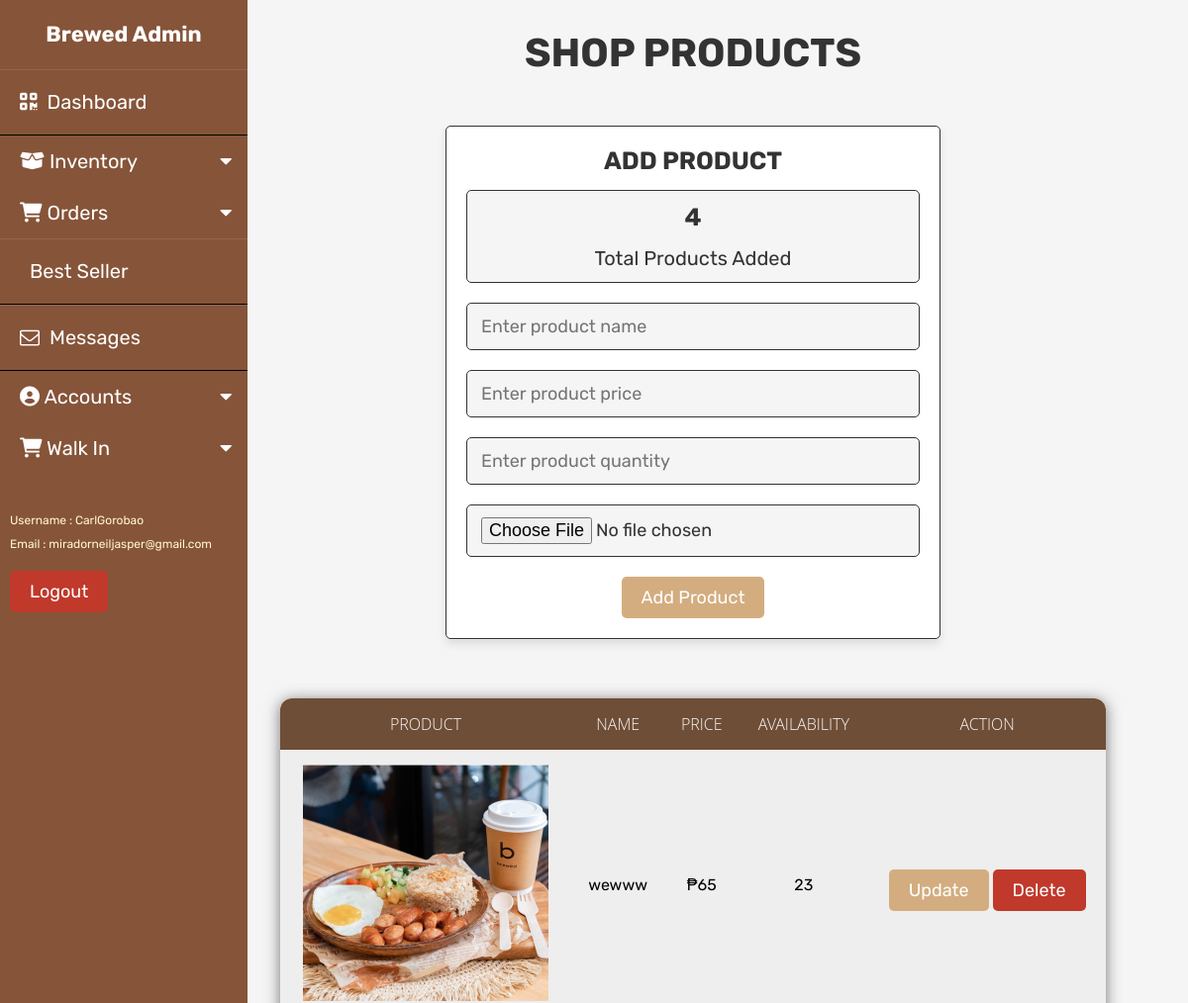
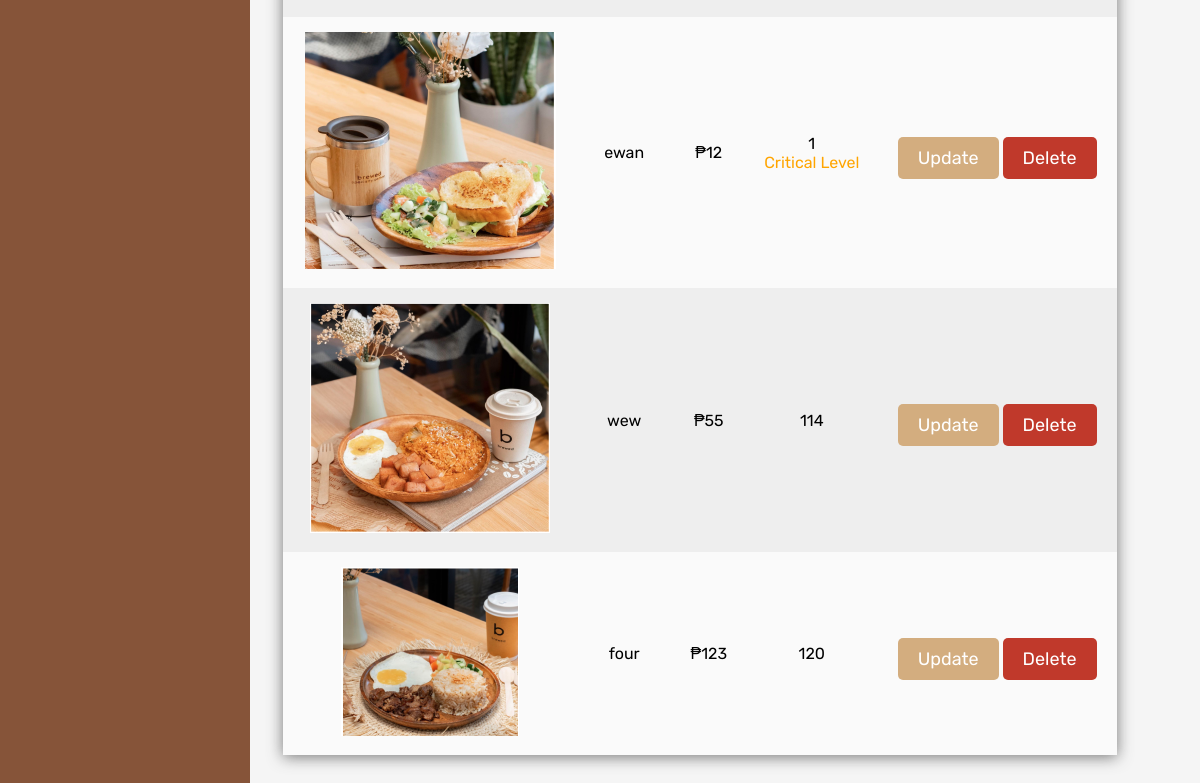
/admin_products.php (signed in), run on the app's committed database (2 pictures, top to bottom).
### tables this page shows
CREATE TABLE `products` (
  `id` int(100) NOT NULL,
  `name` varchar(100) NOT NULL,
  `price` int(100) NOT NULL,
  `image` varchar(100) NOT NULL,
  `quantity` int(100) NOT NULL,
  `archive` int(1) NOT NULL
);

### admin_products.php (the view, shortened to what this page needs)
<?php
include 'config.php';
?>
<!DOCTYPE html>
<html lang="en">
<head>
   <link rel="stylesheet" href="https://cdnjs.cloudflare.com/ajax/libs/font-awesome/6.0.0/css/all.min.css">
   <link rel="stylesheet" href="css/admin_style.css">
</head>
<body>
<?php include 'admin_header.php'; ?>
<section class="add-products">
   <h1 class="title">shop products</h1>
   <form action="" method="post" enctype="multipart/form-data">
      <h3>add product</h3>
 <div class="box" style="font-size: 20px;">
         <?php
            $select_products = mysqli_query($conn, "SELECT * FROM `products` WHERE archive = '0'") or die('query failed');
            $number_of_products = mysqli_num_rows($select_products);
         ?>
         <h3><?php echo $number_of_products; ?></h3>
         <p>Total Products Added</p>
      </div>
      <input type="text" name="name" class="box" placeholder="Enter product name" required>
      <input type="number" min="0" name="price" class="box" placeholder="Enter product price" required>
      <input type="number" min="0" name="quantity" class="box" placeholder="Enter product quantity" required>
      <input type="file" name="image" accept="image/jpg, image/jpeg, image/png" class="box" required>
      <input type="submit" value="add product" name="add_product" class="btn">
   </form>
</section>
<section>
   <?php
         $select_products = mysqli_query($conn, "SELECT * FROM `products` WHERE archive ='0'") or die('query failed');
         if(mysqli_num_rows($select_products) > 0){
   ?>
<table class="table">
 <tr class="tr">
 <th class="th">Product</th>
 <th class="th">Name</th>
 <th class="th">Price</th>
 <th class="th">Availability</th>
 <th class="th">Action</th>
 </tr>
      <?php
            while($fetch_products = mysqli_fetch_assoc($select_products)){
      ?>
  <tr class="tr">
 <td class="td"><img src="uploaded_img/<?php echo $fetch_products['image']; ?>" alt=""></td>
 <td class="td"><?php echo $fetch_products['name']; ?></td>
 <td class="td"><div class="price">₱<?php echo $fetch_products['price']; ?></div></td>
 <td class="td"> <div class="quantity">
  <?php
    if($fetch_products['quantity'] <= 0) {
      echo '<span style="color:red">Out of stock</span>';
    } else {
      echo $fetch_products['quantity'];
      if($fetch_products['quantity'] < 21){
        echo '</p> <span style="color:orange">Critical Level</span>';
      }
    }
  ?>
</div></td>
 <td class="td"> <a href="admin_products.php?update=<?php echo $fetch_products['id']; ?>" class="option-btn">update</a>
         <a href="admin_products.php?delete=<?php echo $fetch_products['id']; ?>" class="delete-btn" onclick="return confirm('Archive this product?');">delete</a>    </td>
      <?php
            }
         }
      ?>
</table>
</section>
</body>
</html>

### css/admin_style.css (style rules this page uses)
:root { --red:#c0392b; --black:#333; --white:#fff; --light-brown:#FEF8D0; --dark-brown:#402218; --mid-brown:#865439; --light-color:#666; --brown:#d3ad7f; --light-white:#ccc; --light-bg:#f5f5f5; --sand-dollar:#E4D4C8; --tan:#D0B49F; --brownn:#A47551; --carafe:#523A28; --tbbrown:#6F4E37; --border:.1rem solid var(--black); --box-shadow:0 .5rem 1rem rgba(0,0,0,.1); }
* { font-family: 'Rubik', sans-serif; margin:0; padding:0; box-sizing: border-box; outline: none; border:none; text-decoration: none; transition:all .2s linear; scroll-behavior: smooth; }
html { font-size: 62.5%; overflow-x: hidden; }
body { background-color: var(--light-bg); }
section { padding:3rem 2rem; margin-left: 200px; }
.title { text-align: center; margin-bottom: 5rem; text-transform: uppercase; color:var(--black); font-size: 4rem; }
.btn, .option-btn, .delete-btn, .white-btn { display: inline-block; margin-top: 1rem; padding:1rem 2rem; cursor: pointer; color:var(--white); font-size: 1.8rem; border-radius: .5rem; text-transform: capitalize; }
.white-btn, .btn { background-color: var(--brown); }
.option-btn { background-color: var(--brown); }
.delete-btn { background-color: var(--red); }
.table { position: center; z-index: 2; top: 80%; width: calc(90% - 30px); margin: 0 auto; border-collapse: collapse; border-spacing: 0; box-shadow: 0 2px 15px rgba(64,64,64,.7); border-radius: 12px 12px 0 0; overflow: hidden; }
.tableorders, td , .th { padding: 15px; text-align: center; font-size: 16px; }
.tableorders, td { padding: 15px; text-align: center; font-size: 16px; width: calc(90% - 30px); margin: 0 auto; }
.th { background-color: #6F4E37; color: #fafafa; font-family: 'Open Sans',Sans-serif; font-weight: 200; text-transform: uppercase; }
.tr { width: 100%; background-color: #fafafa; font-family: 'Montserrat', sans-serif; }
.tr:nth-child(even) { background-color: #eeeeee; }
.add-products form { background-color: var(--white); border-radius: .5rem; padding:2rem; text-align: center; box-shadow: var(--box-shadow); border:var(--border); max-width: 50rem; margin:0 auto; }
.add-products form h3 { font-size: 2.5rem; text-transform: uppercase; color:var(--black); margin-bottom: 1.5rem; }
.add-products form .box { width: 100%; background-color: var(--light-bg); border-radius: .5rem; margin:1rem 0; padding:1.2rem 1.4rem; color:var(--black); font-size: 1.8rem; border:var(--border); }

### data on the page
products: image (picture), name "wewww", price "65", quantity "23"
products: image (picture), name "ewan", price "12", quantity "1", shows "Critical Level"
products: image (picture), name "wew", price "55", quantity "114"
products: image (picture), name "four", price "123", quantity "120"

### other printed values
$_SESSION['admin_name'] "CarlGorobao"
$_SESSION['admin_email'] "miradorneiljasper@gmail.com"
$number_of_products "4"
